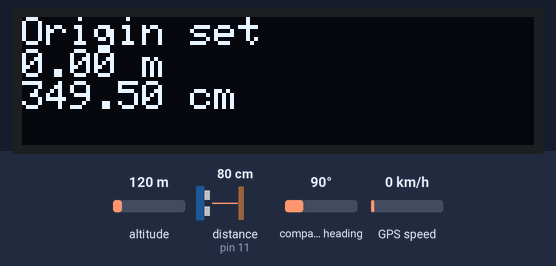
This sketch was run on a simulated Arduino Uno, built with avr-gcc and run on an emulated ATmega328P. Shown: 128×32 one-colour display. Wiring (inferred from the names in the program): ultrasonic range finder: trigger pin 12; echo pin 11. The inputs (shaded band) are chosen by the test bench; at power-on: distance to the obstacle (sensor on pin 11) 80 cm, altitude 120 m, GPS speed 0 km/h, compass heading 90°. The echo pulse lasts 58.3 µs per cm; the GPS gets a fix after 3 s at 37.7749, -122.4194 with 8 satellites; what the sketch prints to the serial monitor is not drawn.

Above: at 5.8 s.
5.9 s: distance to the obstacle (sensor on pin 11) set to 9 cm
At 7.3 s:
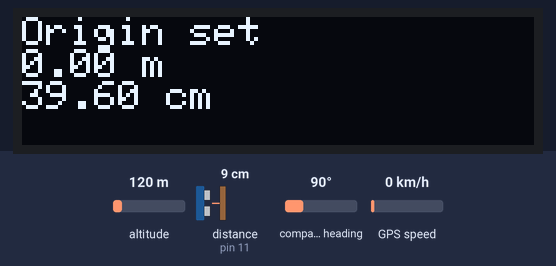
7.8 s: distance to the obstacle (sensor on pin 11) set to 35 cm
At 9.1 s:
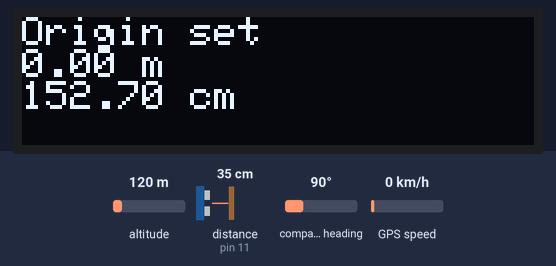
9.4 s: altitude set to 20 m
At 12.9 s:
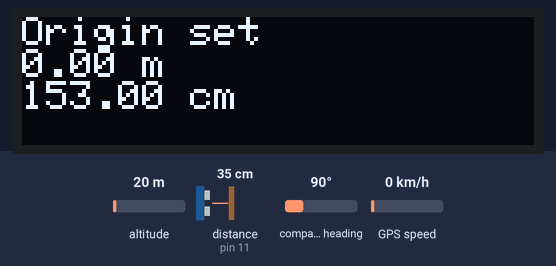
13.0 s: distance to the obstacle (sensor on pin 11) set to 2 cm
At 14.7 s:
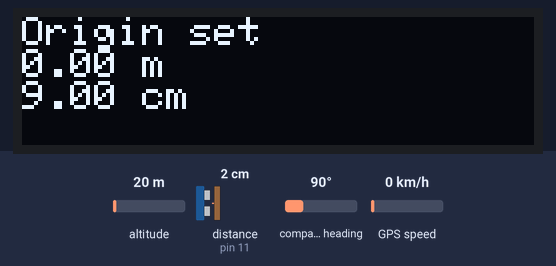
15.0 s: GPS speed set to 118 km/h
At 16.69 s:
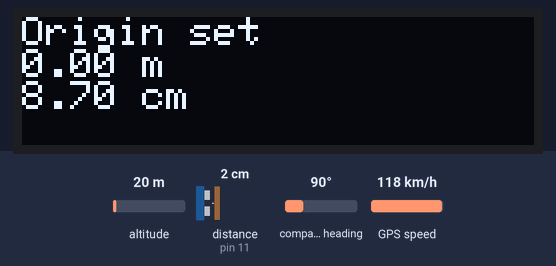
Timing chart, 0 to 18.2 s (numbered marks = the images above; inputs shaded):
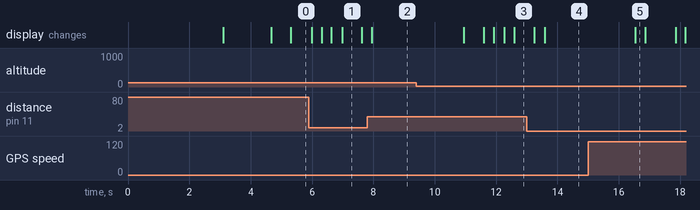

Measured:
- after the input at 5.9 s, the display: first changes after 0.09 s (image 1 shows a later state)
- after the input at 7.8 s, the display: changes after 0.15 s (image 2)
- after the input at 9.4 s, the display: changes after 1.5 s (image 3)
- after the input at 13.0 s, the display: first changes after 0.24 s (image 4 shows a later state)
- after the input at 15.0 s, the display: changes after 1.5 s (image 5)
- what the display in image 1 shows lasts 0.6 s, from 7.0 s to 7.6 s

The sketch:

CodeVersion1.ino
```cpp
// Libraries for GPS
#include <SoftwareSerial.h>
#include <TinyGPSPlus.h>

// Libraries for display
#include <Wire.h>
#include <Adafruit_GFX.h>
#include <Adafruit_SSD1306.h>

//initialize Display object
#define SCREEN_WIDTH 128
#define SCREEN_HEIGHT 32
// OLED reset pin, usually not used for I2C modules
#define OLED_RESET -1
// Most 128x64 I2C OLEDs use address 0x3C
Adafruit_SSD1306 display(SCREEN_WIDTH, SCREEN_HEIGHT, &Wire, OLED_RESET);


//Initialize GPS object
SoftwareSerial gpsSerial(9, 8); // RX, TX
TinyGPSPlus gps;

unsigned long lastPrint = 0;

float origin_lat = 0;
float origin_lng = 0;

void setup() {

  //Setup GPS
  Serial.begin(115200);
  gpsSerial.begin(9600);

  Wire.begin();

  //Setup Ultrasound
  pinMode(12, OUTPUT);  // trigger pulse
  pinMode(11, INPUT);   // echo pulse


  //Create initial display
  if (!display.begin(SSD1306_SWITCHCAPVCC, 0x3C)) {
    Serial.println(F("OLED failed"));
    while (true);
  }
  display.clearDisplay();
  display.setTextSize(1);
  display.setTextColor(SSD1306_WHITE);
  display.setCursor(0, 0);
  display.println(F("Waiting for GPS"));
  display.println(F("origin fix..."));
  display.display();

  setGPSOrigin();

  Serial.print(F("Origin set: "));
  Serial.print(origin_lat, 6);
  Serial.print(F(", "));
  Serial.println(origin_lng, 6);

  display.clearDisplay();
  display.setCursor(0, 0);
  display.println(F("Origin set"));
  display.print(F("Lat: "));
  display.println(origin_lat, 6);
  display.print(F("Lng: "));
  display.println(origin_lng, 6);
  display.display();

  delay(1500);
  Serial.print(F("Origin set: "));
  Serial.print(origin_lat, 6);
  Serial.print(F(", "));
  Serial.println(origin_lng, 6);
}


void loop() {

  display.clearDisplay();
  display.setCursor(0, 0);
  display.println(F("Origin set"));

  while (gpsSerial.available() > 0) {
    gps.encode(gpsSerial.read());
  }

  float distance_m = getGPSDistanceFromOrigin();
  if (distance_m >= 0) {
    Serial.print("Distance from origin: ");
    Serial.print(distance_m, 2);
    Serial.println(" m");
    display.print(distance_m);
    display.println(F(" m"));

  } else {
    Serial.println("No GPS fix yet");
  }

  float depth = gettDepth();
  if (depth >= 0) {
    Serial.print(depth);
    Serial.println(" cm");
    display.print(depth);
    display.println(F(" cm"));
  }

  display.display();

  delay(300);
}


//Set GPS starting location and save it as the global fields of origin
void setGPSOrigin() {
  while (!gps.location.isValid()) {
    while (gpsSerial.available() > 0) {
      gps.encode(gpsSerial.read());
    }

    static unsigned long lastStatus = 0;
    if (millis() - lastStatus > 1000) {
      lastStatus = millis();

      Serial.print(F("Waiting for GPS fix... chars = "));
      Serial.print(gps.charsProcessed());

      Serial.print(F(", sats = "));
      if (gps.satellites.isValid()) {
        Serial.println(gps.satellites.value());
      } else {
        Serial.println(F("NA"));
      }
    }

    if (millis() > 10000 && gps.charsProcessed() < 10) {
      Serial.println(F("No GPS data. Check TX/RX wiring."));
    }
  }

  origin_lat = gps.location.lat();
  origin_lng = gps.location.lng();
}

//returns the distnace from origin
float getGPSDistanceFromOrigin() {
  // Always read GPS data first
  while (gpsSerial.available() > 0) {
    gps.encode(gpsSerial.read());
  }

  // Only calculate distance if GPS has a valid location
  if (gps.location.isValid()) {
    float lat = gps.location.lat();
    float lng = gps.location.lng();

    float distance_m = TinyGPSPlus::distanceBetween(
      lat,
      lng,
      origin_lat,
      origin_lng
    );
    Serial.print("coordinates = (");
    Serial.print(lat);
    Serial.print(", ");
    Serial.print(lng);
    Serial.println(")");
    return distance_m;
  }

  // Return -1 if no valid GPS fix yet
  return -1;
}


float gettDepth() {
  // Trigger pulse
  digitalWrite(12, HIGH);
  digitalWrite(12, HIGH);
  digitalWrite(12, HIGH);
  digitalWrite(12, LOW);

  unsigned long timeoutStart = micros();

  // Wait for echo to go HIGH, but do not wait forever
  while (!digitalRead(11)) {
    if (micros() - timeoutStart > 30000) {
      return -1;
    }
  }

  unsigned long StartTime = micros();

  // Wait for echo to go LOW, but do not wait forever
  while (digitalRead(11)) {
    if (micros() - StartTime > 30000) {
      return -1;
    }
  }

  unsigned long CurrentTime = micros();
  unsigned long HighLevelTime = CurrentTime - StartTime;

  float distance = HighLevelTime * 1500.0 / 20000.0;  // cm

  return distance;
}
```
